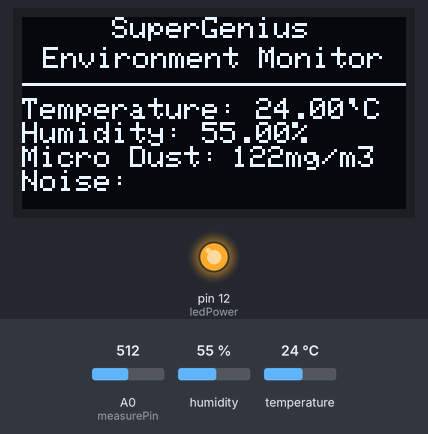
Simulated run of this sketch. Board: Arduino Uno, built with avr-gcc and run on an emulated ATmega328P. Shown: 128×64 one-colour display, output pins drawn as LEDs (lit = HIGH). The test bench sets the inputs (shaded band); at power-on: humidity 55 %, A0 (measurePin) = 512, temperature 24 °C. What the sketch prints to the serial monitor is not drawn.

Above: at 1.2 s.
1.3 s: humidity set to 22 %
At 3.0 s:
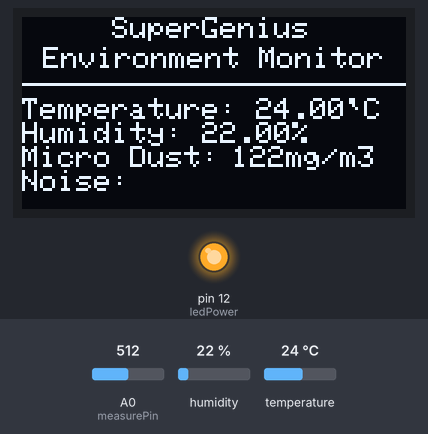
7.5 s: A0 (measurePin) set to 716
At 9.2 s:
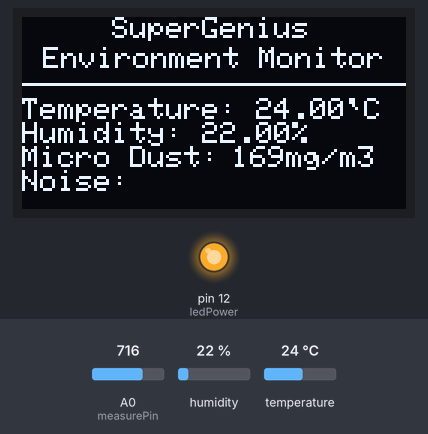
12.2 s: temperature set to 12 °C
At 13.8 s:
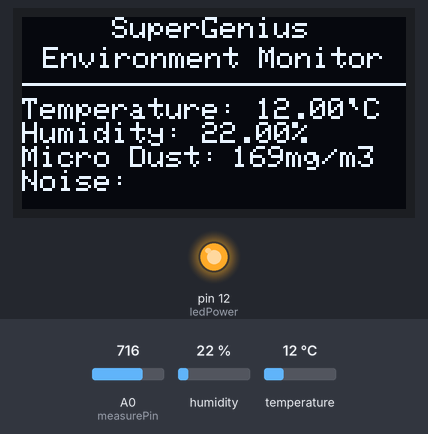
16.5 s: A0 (measurePin) set to 900
At 18.3 s:
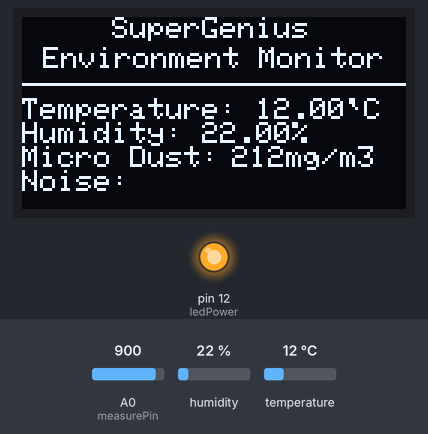
20.8 s: humidity set to 40 %
At 22.8 s:
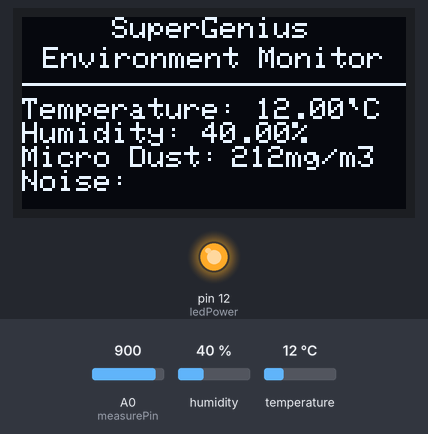
25.0 s: A0 (measurePin) set to 1023
At 26.1 s:
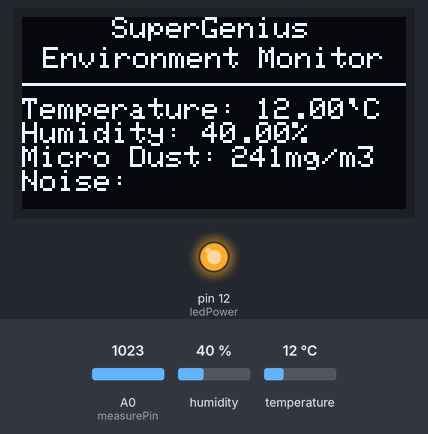
Timing chart, 0 to 28.0 s (numbered marks = the images above; inputs shaded):
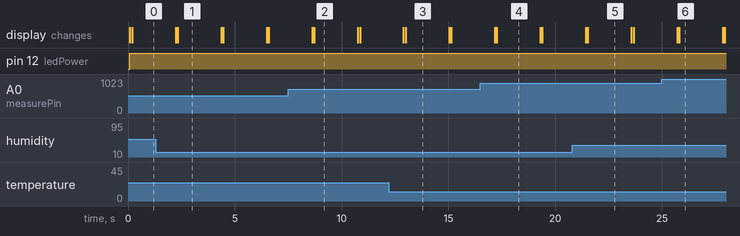

Measured:
- after the input at 1.3 s, the display: first differs from a run without the input after 1.0 s (image 1)
- after the input at 7.5 s, the display: first differs from a run without the input after 1.2 s (image 2)
- after the input at 12.2 s, the display: first differs from a run without the input after 0.80 s (image 3)
- after the input at 16.5 s, the display: first differs from a run without the input after 0.77 s (image 4)
- after the input at 20.8 s, the display: first differs from a run without the input after 0.74 s (image 5)
- after the input at 25.0 s, the display: first differs from a run without the input after 0.81 s (image 6)
- what the display in image 1 shows lasts 2.1 s, from 2.3 s to 4.4 s

The sketch:

nodemcu-dust_humu_temp.ino
```cpp
// 128x64 LCD 셋팅
// Arduino UNO => PIN 4 = SCL, PIN 5 = SDA
// NodeMCU Dev Kit => D1 = SCL, D2 = SDA
#include <SPI.h>
#include <Wire.h>
#include <Adafruit_GFX.h>
#include <Adafruit_SSD1306.h>

#define OLED_RESET LED_BUILTIN  //4
Adafruit_SSD1306 display(OLED_RESET);

#if (SSD1306_LCDHEIGHT != 64)
#error("Height incorrect, please fix Adafruit_SSD1306.h!");
#endif
// 128x64 LCD 여기까지


// DHT22 설정 여기부터
#include "DHT.h"
#define DHTPIN 14     // NodeMCU Dev Kit => SD0 = 14
#define DHTTYPE DHT22
DHT dht(DHTPIN, DHTTYPE);
// DHT22 설정 여기까지


// 먼지센서 설정 여기부터
int measurePin = A0;
int ledPower = 12;

int samplingTime = 280;
int deltaTime = 40;
int sleepTime = 9680;

float voMeasured = 0;
float calcVoltage = 0;
float dustDensity = 0;
// 먼지센서 설정 여기까지

void setup(){
//LCD관련 초기화
  display.begin(SSD1306_SWITCHCAPVCC, 0x3C);
  display.clearDisplay();  // Clear the buffer.
  display.setTextSize(1);
  display.setTextColor(WHITE);
  display.display();
//LCD관련 여기까지

  Serial.begin(115200);
  pinMode(ledPower,OUTPUT); //먼지센서 초기화
  dht.begin(); //DHT22 초기
}

int getdust(){
  digitalWrite(ledPower,LOW); // power on the LED
  delayMicroseconds(samplingTime);

  voMeasured = analogRead(measurePin); // read the dust value

  delayMicroseconds(deltaTime);
  digitalWrite(ledPower,HIGH); // turn the LED off
  delayMicroseconds(sleepTime);

  // 0 - 3.3V mapped to 0 - 1023 integer values
  // recover voltage
  calcVoltage = voMeasured * (3.3 / 1024);

  dustDensity = 100 * calcVoltage - 0.1;
  return(dustDensity);
}

void loop(){
  display.clearDisplay();
  display.setCursor(30,0); //(왼쪽, 위)
  display.println("SuperGenius");
  display.setCursor(7,10);
  display.println("Environment Monitor");
  display.drawFastHLine(0, 22, 128, WHITE); //라인그리기 (Left, Top, Right, Color)
  display.setCursor(0,27);
  display.println("Temperature: ");
  display.println("Humidity: ");
  display.println("Micro Dust: ");
  display.println("Noise: ");
  display.display();

  //먼지센서 값 호출
  int dustA = map(getdust(),8,133,10,100);
  char dustB[4] = "";
  sprintf(dustB,"%03d",dustA);
  //먼지센서 여기까지

  //DHT22 값 호출
  float h = dht.readHumidity();  // Read temperature as Celsius (the default)
  float t = dht.readTemperature();  // Read temperature as Fahrenheit (isFahrenheit = true)
  float f = dht.readTemperature(true);

  // Check if any reads failed and exit early (to try again).
  if (isnan(h) || isnan(t) || isnan(f)) {
    Serial.println("Failed to read from DHT sensor!");
    return;
  }

  // Compute heat index in Fahrenheit (the default)
  float hif = dht.computeHeatIndex(f, h);
  // Compute heat index in Celsius (isFahreheit = false)
  float hic = dht.computeHeatIndex(t, h, false);
  // DHT22 값 호출 여기까


  //먼지센서 시리얼
  Serial.print("Dust: ");
  Serial.print(dustB);
  Serial.print(" %\t\t");

  //DHT22 시리얼
  Serial.print("Humidity: ");
  Serial.print(h);
  Serial.print(" %\t\t");
  Serial.print("Temperature: ");
  Serial.print(t);
  Serial.print(" *C\t\t");
  Serial.print(f);
  Serial.print(" *F\t\t");
  Serial.print("Heat index: ");
  Serial.print(hic);
  Serial.print(" *C\t\t");
  Serial.print(hif);
  Serial.println(" *F");


  //LCD 표시
  display.setCursor(78,27);
  display.print(t);
  display.print("`C");
  display.display();

  display.setCursor(60,35);
  display.print(h);
  display.print("%");
  display.display();

  display.setCursor(70,43);
  display.print(dustB);
  display.print("mg/m3");
  display.display();

  delay(2000);
}
```
